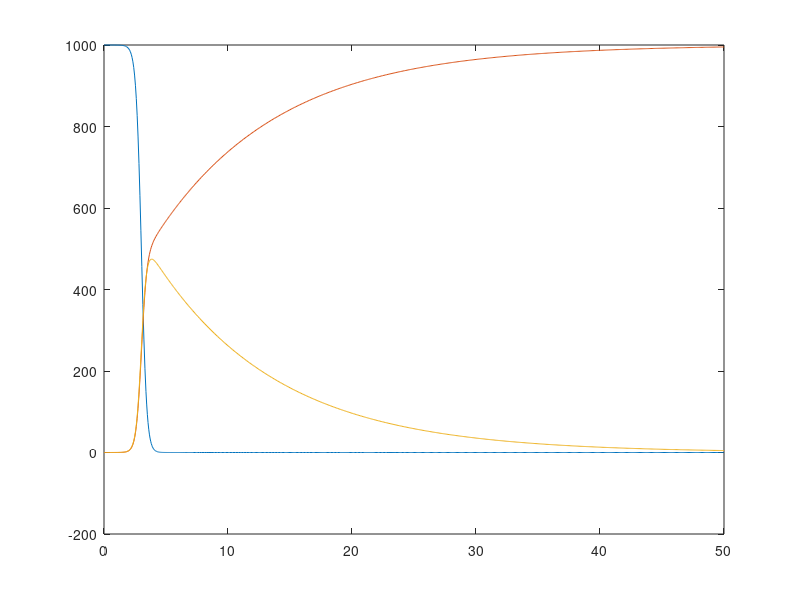

Here is the MATLAB script that generated this plot:
% Parameters
PI = 0;
beta = 0.0095;
delt = 0.0001;
zeta = 0.1;
alph = 0.005;

% Initial Conditions
S0 = 1000;
Z0 = 0;
R0 = 0;
X0 = [S0; Z0; R0];

% ODE
dXdt = @(t, X) [PI - beta*X(1)*X(2) - delt*X(1); ...
    beta*X(1)*X(2) + zeta*X(3) - alph*X(1)*X(2); ...
    delt*X(1) + alph*X(1)*X(2) - zeta*X(3)];

% Length of simulation
tEnd = 50;

% Solve ODE
[t, X] = ode45(dXdt, [0, tEnd], X0);

% Plot results
plot(t, X)
